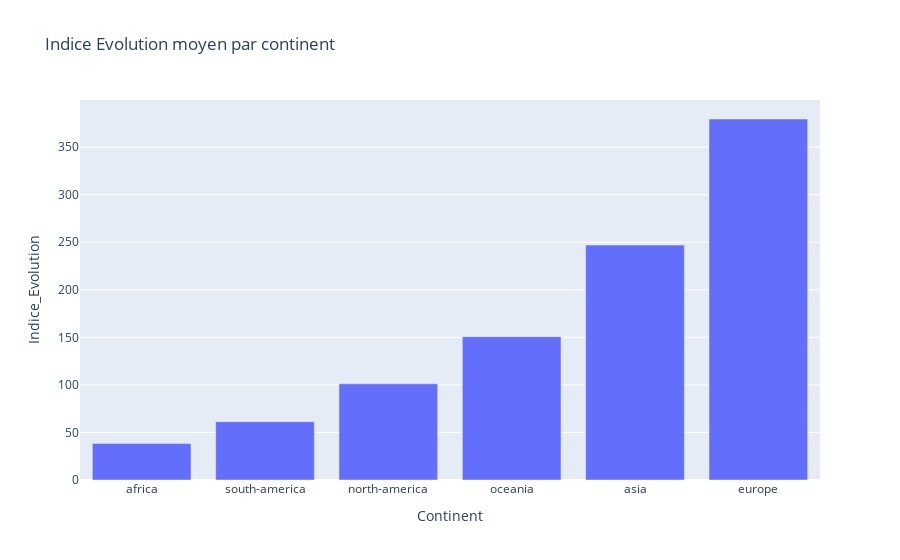

The notebook cell this image was saved under:
### Code cell
fig_continent_indiceEvol = px.bar(df_continent_indiceEvol, x='Continent', y='Indice_Evolution',  title='Indice Evolution moyen par continent')
fig_continent_indiceEvol.show()

### Figure 1 — Plotly figure (JSON) as saved in the notebook; plotly's stock layout.template omitted (floating-point values rounded to 4 significant figures)
{"data": [{"alignmentgroup": "True", "hovertemplate": "Continent=%{x}<br>Indice_Evolution=%{y}<extra></extra>", "legendgroup": "", "marker": {"color": "#636efa", "pattern": {"shape": ""}}, "name": "", "offsetgroup": "", "orientation": "v", "showlegend": false, "textposition": "auto", "type": "bar", "x": ["africa", "south-america", "north-america", "oceania", "asia", "europe"], "xaxis": "x", "y": [38.31, 61.26, 101.1, 150.7, 247.0, 379.5], "yaxis": "y"}], "layout": {"barmode": "relative", "legend": {"tracegroupgap": 0}, "title": {"text": "Indice Evolution moyen par continent"}, "xaxis": {"anchor": "y", "domain": [0, 1], "title": {"text": "Continent"}}, "yaxis": {"anchor": "x", "domain": [0, 1], "title": {"text": "Indice_Evolution"}}}}
